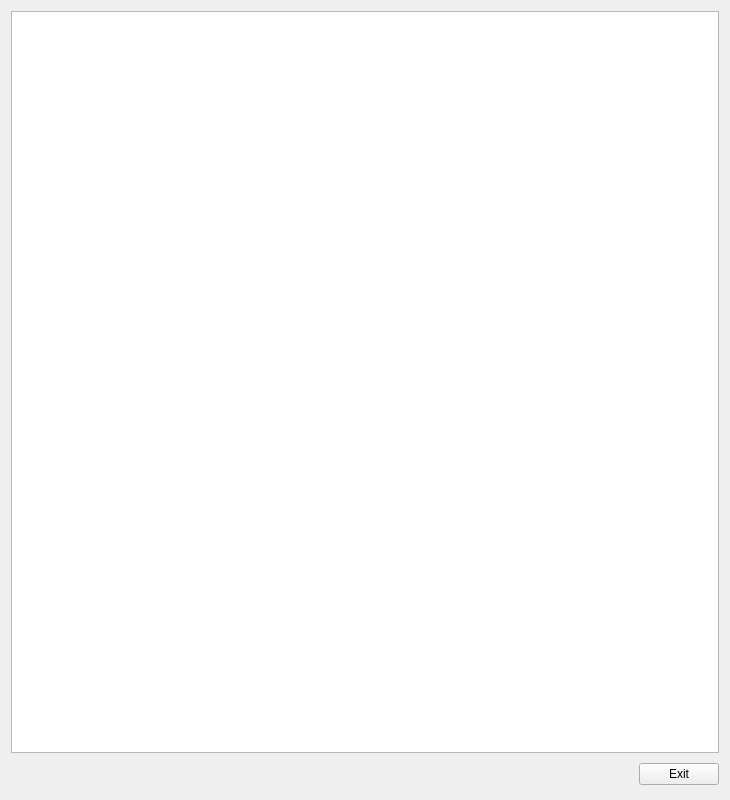
<ui version="4.0" >
 <class>manual</class>
 <widget class="QWidget" name="manual" >
  <property name="geometry" >
   <rect>
    <x>0</x>
    <y>0</y>
    <width>730</width>
    <height>800</height>
   </rect>
  </property>
  <property name="windowTitle" >
   <string>A-ISO::Manual</string>
  </property>
  <property name="windowIcon" >
   <iconset resource="../a-iso.qrc" >:/images/Acetino2.png</iconset>
  </property>
  <layout class="QGridLayout" >
   <item row="0" column="0" colspan="2" >
    <widget class="QTextBrowser" name="textBrowser" />
   </item>
   <item row="1" column="0" >
    <spacer>
     <property name="orientation" >
      <enum>Qt::Horizontal</enum>
     </property>
     <property name="sizeType" >
      <enum>QSizePolicy::Fixed</enum>
     </property>
     <property name="sizeHint" >
      <size>
       <width>551</width>
       <height>30</height>
      </size>
     </property>
    </spacer>
   </item>
   <item row="1" column="1" >
    <widget class="QPushButton" name="pushButton" >
     <property name="sizePolicy" >
      <sizepolicy vsizetype="Fixed" hsizetype="Fixed" >
       <horstretch>0</horstretch>
       <verstretch>0</verstretch>
      </sizepolicy>
     </property>
     <property name="text" >
      <string>Exit</string>
     </property>
    </widget>
   </item>
  </layout>
 </widget>
 <resources>
  <include location="../a-iso.qrc" />
 </resources>
 <connections>
  <connection>
   <sender>pushButton</sender>
   <signal>clicked()</signal>
   <receiver>manual</receiver>
   <slot>close()</slot>
   <hints>
    <hint type="sourcelabel" >
     <x>589</x>
     <y>341</y>
    </hint>
    <hint type="destinationlabel" >
     <x>326</x>
     <y>180</y>
    </hint>
   </hints>
  </connection>
 </connections>
</ui>
